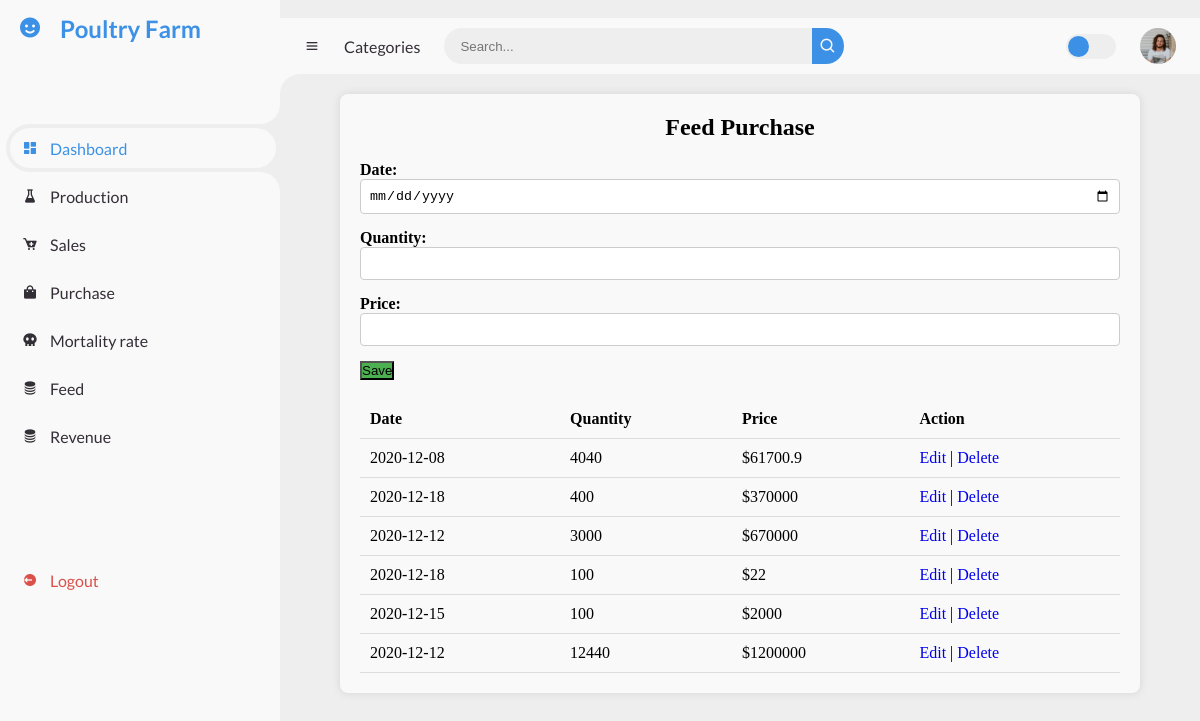
The app's page /feed.php with its own data.
### tables this page shows
CREATE TABLE `FeedPurchase` (
  `FeedPurchase_ID` int(11) NOT NULL,
  `Date` date NOT NULL,
  `Quantity` float NOT NULL,
  `Price` float NOT NULL
);

### feed_action.php (called while the page is built, shortened)
<?php
$date = '';
$quantity = '';
$price = '';
$update = false;
?>

### feed.php (the view, shortened to what this page needs)
<?php
include 'feed_action.php'
?>
<!DOCTYPE html>
<html lang="en">
<head>
    <link href='https://unpkg.com/boxicons@2.0.9/css/boxicons.min.css' rel='stylesheet'>
    <link rel="stylesheet" href="./css/dashboard.css">
    <Link rel="stylesheet" href="./css/feed.css">
</head>
<body>
    <section id="sidebar">
        <a href="#" class="brand">
            <i class='bx bxs-smile'></i>
            <span class="text">Poultry Farm </span>
        </a>
        <ul class="side-menu top">
            <li class="active">
                <a href="Dashboard.php">
                    <i class='bx bxs-dashboard' ></i>
                    <span class="text">Dashboard</span>
                </a>
            </li>
            <li>
                <a href="production.php">
                    <i class='bx bxs-flask' ></i>
                    <span class="text">Production</span>
                </a>
            </li>
            <li>
                <a href="sale.php">
                    <i class='bx bxs-cart-add' ></i>
                    <span class="text">Sales</span>
                </a>
            </li>
            <li>
                <a href="purchase.php">
                    <i class='bx bxs-shopping-bag' ></i>
                    <span class="text">Purchase</span>
                </a>
            </li>
            <li>
                <a href="mortality.php">
                    <i class='bx bxs-skull' ></i>
                    <span class="text">Mortality rate</span>
                </a>
            </li>
            <li>
                <a href="feed.php">
                    <i class='bx bxs-coin-stack' ></i>
                    <span class="text">Feed</span>
                </a>
            </li>
             <li>
            <a href="revenue.php">
            <i class='bx bxs-coin-stack' ></i>
                <span class="text">Revenue</span>
                </a>
                </li>
        </ul>
        <ul class="side-menu">
            <li>
            <li>
                <a href="login.php" class="logout">
                    <i class='bx bxs-log-out-circle' ></i>
                    <span class="text">Logout</span>
                </a>
            </li>
        </ul>
    </section>
    <?php
    include 'stats.php'
    ?>
    <section id="content">
        <nav>
            <i class='bx bx-menu' ></i>
            <a href="#" class="nav-link">Categories</a>
            <form action="#">
                <div class="form-input">
                    <input type="search" placeholder="Search...">
                    <button type="submit" class="search-btn"><i class='bx bx-search' ></i></button>
                </div>
            </form>
            <label for="switch-mode" class="switch-mode"></label>
            <a href="#" class="profile">
                <img src="./image/people.png">
            </a>
        </nav>
        <div class="container">
        <h2>Feed Purchase </h2>
        <form method="post" action="<?php echo htmlspecialchars($_SERVER["PHP_SELF"]); ?>">
            <div class="form-group">
                <label>Date:</label>
                <input type="date" name="date" value="<?php echo $date; ?>" required>
            </div>
            <div class="form-group">
                <label>Quantity:</label>
                <input type="number" name="Quantity" value="<?php echo $quantity; ?>" required>
            </div>
            <div class="form-group">
                <label>Price:</label>
                <input type="number" step="0.01" name="price" value="<?php echo $price; ?>" required>
            </div>
            <div class="form-group">
    <?php if ($update === true) : ?>
        <button type="submit" name="update" class="update-btn">Update</button>
    <?php else : ?>
        <button type="submit" name="save" class="add-btn">Save</button>
    <?php endif; ?>
</div>
        </form>
        <table>
            <thead>
                <tr>
                <th>Date</th>
                    <th>Quantity</th>
                    <th>Price</th>
                    <th>Action</th>
                </tr>
            </thead>
            <tbody>
                <?php
                $sql = "SELECT * FROM FeedPurchase";
                $result = $conn->query($sql);
                if ($result->num_rows > 0) {
                    while ($row = $result->fetch_assoc()) {
                        echo "<tr>";
                        echo "<td>" . $row['Date'] . "</td>";
                        echo "<td>" . $row['Quantity'] . "</td>";
                        echo "<td>$" . $row['Price'] . "</td>";
                        echo "<td><a href='?edit=" . $row['FeedPurchase_ID'] . "'>Edit</a> | <a href='?delete=" . $row['FeedPurchase_ID'] . "' onclick=\"return confirm('Are you sure you want to delete this record?')\">Delete</a></td>";
                        echo "</tr>";
                    }
                } else {
                    echo "<tr><td colspan='4'>No records found</td></tr>";
                }
                ?>
            </tbody>
        </table>
    </div>
</section>
</body>
</html>

### css/dashboard.css (style rules this page uses)
* { margin: 0; padding: 0; box-sizing: border-box; }
a { text-decoration: none; }
li { list-style: none; }
:root { --poppins: 'Poppins', sans-serif; --lato: 'Lato', sans-serif; --light: #F9F9F9; --blue: #3C91E6; --light-blue: #CFE8FF; --grey: #eee; --dark-grey: #AAAAAA; --dark: #342E37; --red: #DB504A; --yellow: #FFCE26; --light-yellow: #FFF2C6; --orange: #FD7238; --light-orange: #FFE0D3; }
html { overflow-x: hidden; }
body { background: var(--grey); overflow-x: hidden; }
#sidebar { position: fixed; top: 0; left: 0; width: 280px; height: 100%; background: var(--light); z-index: 2000; font-family: var(--lato); transition: .3s ease; overflow-x: hidden; scrollbar-width: none; }
#sidebar .brand { font-size: 24px; font-weight: 700; height: 56px; display: flex; align-items: center; color: var(--blue); position: sticky; top: 0; left: 0; background: var(--light); z-index: 500; padding-bottom: 20px; box-sizing: content-box; }
#sidebar .brand .bx { min-width: 60px; display: flex; justify-content: center; }
#sidebar .side-menu { width: 100%; margin-top: 48px; }
#sidebar .side-menu li { height: 48px; background: transparent; margin-left: 6px; border-radius: 48px 0 0 48px; padding: 4px; }
#sidebar .side-menu li.active { background: var(--grey); position: relative; }
#sidebar .side-menu li.active::before { content: ''; position: absolute; width: 40px; height: 40px; border-radius: 50%; top: -40px; right: 0; box-shadow: 20px 20px 0 var(--grey); z-index: -1; }
#sidebar .side-menu li.active::after { content: ''; position: absolute; width: 40px; height: 40px; border-radius: 50%; bottom: -40px; right: 0; box-shadow: 20px -20px 0 var(--grey); z-index: -1; }
#sidebar .side-menu li a { width: 100%; height: 100%; background: var(--light); display: flex; align-items: center; border-radius: 48px; font-size: 16px; color: var(--dark); white-space: nowrap; overflow-x: hidden; }
#sidebar .side-menu.top li.active a { color: var(--blue); }
#sidebar .side-menu li a.logout { color: var(--red); }
#sidebar .side-menu li a .bx { min-width: calc(60px - ((4px + 6px) * 2)); display: flex; justify-content: center; }
#content { position: relative; width: calc(100% - 280px); left: 280px; transition: .3s ease; }
#content nav { height: 56px; background: var(--light); padding: 0 24px; display: flex; align-items: center; grid-gap: 24px; font-family: var(--lato); position: sticky; top: 0; left: 0; z-index: 1000; }
#content nav::before { content: ''; position: absolute; width: 40px; height: 40px; bottom: -40px; left: 0; border-radius: 50%; box-shadow: -20px -20px 0 var(--light); }
#content nav a { color: var(--dark); }
#content nav .bx.bx-menu { cursor: pointer; color: var(--dark); }
#content nav .nav-link { font-size: 16px; transition: .3s ease; }
#content nav form { max-width: 400px; width: 100%; margin-right: auto; }
#content nav form .form-input { display: flex; align-items: center; height: 36px; }
#content nav form .form-input input { flex-grow: 1; padding: 0 16px; height: 100%; border: none; background: var(--grey); border-radius: 36px 0 0 36px; outline: none; width: 100%; color: var(--dark); }
#content nav form .form-input button { width: 36px; height: 100%; display: flex; justify-content: center; align-items: center; background: var(--blue); color: var(--light); font-size: 18px; border: none; outline: none; border-radius: 0 36px 36px 0; cursor: pointer; }
#content nav .profile img { width: 36px; height: 36px; object-fit: cover; border-radius: 50%; }
#content nav .switch-mode { display: block; min-width: 50px; height: 25px; border-radius: 25px; background: var(--grey); cursor: pointer; position: relative; }
#content nav .switch-mode::before { content: ''; position: absolute; top: 2px; left: 2px; bottom: 2px; width: calc(25px - 4px); background: var(--blue); border-radius: 50%; transition: all .3s ease; }
.container { margin: 20px auto; padding: 20px; max-width: 800px; background-color: #f9f9f9; border-radius: 8px; box-shadow: 0 0 10px rgba(0, 0, 0, 0.1); }
h2 { margin-bottom: 20px; text-align: center; }
.form-group { margin-bottom: 15px; }
label { font-weight: bold; }
input[type="date"], input[type="number"] { width: 100%; padding: 8px; border: 1px solid #ccc; border-radius: 4px; }
table { width: 100%; border-collapse: collapse; margin-top: 20px; }
table th, table td { padding: 10px; border-bottom: 1px solid #ddd; text-align: left; }

### records on screen
feedpurchase: Date "2020-12-08", Quantity "4040", Price "61700.9"
feedpurchase: Date "2020-12-18", Quantity "400", Price "370000"
feedpurchase: Date "2020-12-12", Quantity "3000", Price "670000"
feedpurchase: Date "2020-12-18", Quantity "100", Price "22"
feedpurchase: Date "2020-12-15", Quantity "100", Price "2000"
feedpurchase: Date "2020-12-12", Quantity "12440", Price "1200000"
